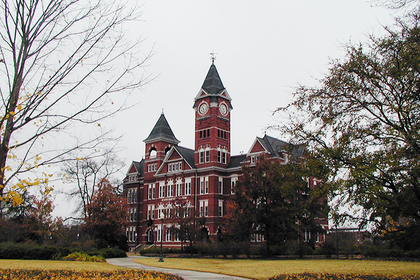
%> input picture HW7/samford.png, 420 x 280 px, shrunk from 768 x 512 before the run
$ octave HW7.m   (GNU Octave 9; MATLAB toolbox functions it lacks are replaced by stand-ins)
%> lines starting %> are read from the running program, lines starting %| are printed output that depends on the picture
### HW7/predictImage.m
function [errorImage, predictedImage] = predictImage(image, split)
%   split is [weight1, weight2]

predictedImage = zeros(size(image), 'double');
a = split(1);
b = split(2);

% NOTE: Function is undefined for m = 1 or n = 1 b/c (out of range)

for m = 2:size(image, 1)
    for n = 2:size(image,2)
        predictedImage(m, n) = a * image(m, n-1) + b * image(m-1, n);
    end
end

errorImage = image - predictedImage;

end

### HW7/HW7.m
clc; clear all; close all;
set(0, 'DefaultFigureColormap', gray(256))

image = imread('samford.png');
%> image is the input picture: size 280x420x3 uint8; mean R, G, B 147.4, 141.9, 136.3
imageGray = double(rgb2gray(image));
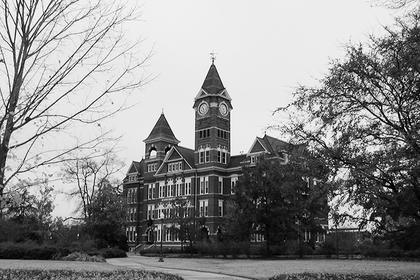
%> imageGray: size 280x420 double; min 0, max 255, mean 143

baseHistogram = hist(reshape(imageGray, 1, []), [-255:255]);
%> baseHistogram = 511 values, max 5924 at index 492, min 0 at index 1, mean 230.1
numPixels = sum(baseHistogram);
%> numPixels = 117600
pBase = baseHistogram ./ numPixels;
%> pBase = 511 values, max 0.0504 at index 492, min 0 at index 1, mean 0.00196
lBase = log2(pBase + eps);
%> lBase = 511 values, max -4.31 at index 492, min -52 at index 1, mean -30.2
entropyBase = -sum(pBase .* lBase)
%> entropyBase = 7.36

split1 = [0.5; 0.5];
[errorImage, predictedImage] = predictImage(imageGray, split1);
%> after the loop in predictImage, `for m = 2:size(image, 1)`:
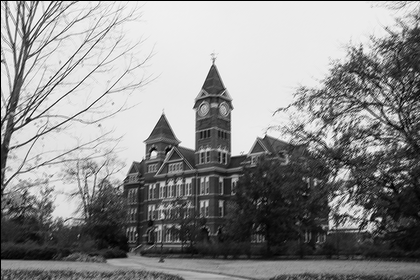
%> predictedImage: size 280x420 double; min 0, max 255, mean 142.1
%> in predictImage, `errorImage = image - predictedImage;`:
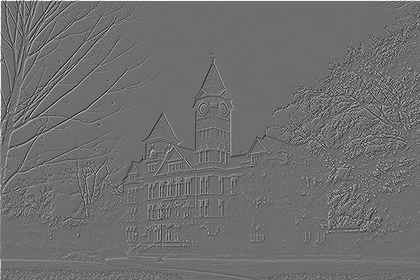
%> errorImage: size 280x420 double; min -195, max 254, mean 0.8; drawn with min black and max white

figure(1)
imagesc(imageGray);
title("Original Image");
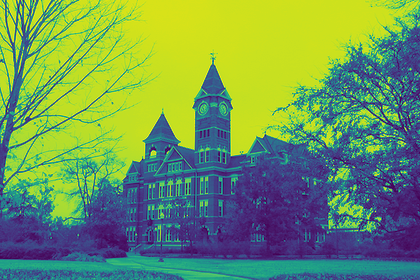
%> displayed picture: size 280x420x3, on the screen's scale of 0 to 255; mean R, G, B 112.6, 148.4, 91.8
figure(2)
imagesc(errorImage);
title("Prediction Error Image");
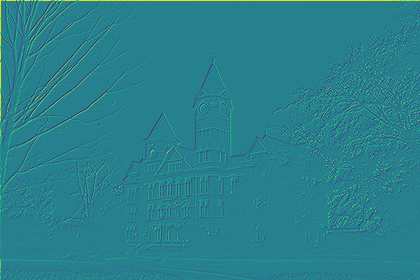
%> displayed picture: size 280x420x3, on the screen's scale of 0 to 255; mean R, G, B 40.5, 128.6, 140.4

e = reshape(errorImage, 1, []);
errorHistogram = hist(e, [-255:255]);
%> errorHistogram = 511 values, max 17785 at index 256, min 0 at index 1, mean 230.1

p1 = errorHistogram ./ numPixels;
%> p1 = 511 values, max 0.151 at index 256, min 0 at index 1, mean 0.00196
l1 = log2(p1 + eps);
%> l1 = 511 values, max -2.73 at index 256, min -52 at index 1, mean -18.07
entropy1 = -sum(p1 .* l1)
%> entropy1 = 6.2

figure(3)
plot(-255:255, errorHistogram);
title("Error Image Histogram");
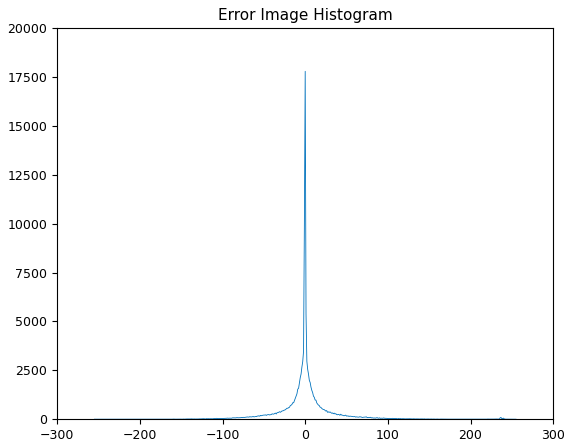
%> figure redrawn from the program's plot data; curve peaks at x = 0, y = 17785

split2 = [0.45; 0.55];
[errorImage2, ~] = predictImage(imageGray, split2);
e2 = reshape(errorImage2, 1, []);
hist2 = hist(e2, [-255:255]);
%> hist2 = 511 values, max 17516 at index 256, min 0 at index 1, mean 230.1
p2 = hist2 ./ numPixels;
%> p2 = 511 values, max 0.149 at index 256, min 0 at index 1, mean 0.00196
l2 = log2(p2 + eps);
%> l2 = 511 values, max -2.75 at index 256, min -52 at index 1, mean -18.14
entropy2 = -sum(p2 .* l2)
%> entropy2 = 6.21

split3 = [0.55; 0.45];
[errorImage3, ~] = predictImage(imageGray, split3);
e3 = reshape(errorImage3, 1, []);
hist3 = hist(e3, [-255:255]);
%> hist3 = 511 values, max 18361 at index 256, min 0 at index 1, mean 230.1
p3 = hist3 ./ numPixels;
%> p3 = 511 values, max 0.156 at index 256, min 0 at index 1, mean 0.00196
l3 = log2(p3 + eps);
%> l3 = 511 values, max -2.68 at index 256, min -52 at index 1, mean -18.12
entropy3 = -sum(p3 .* l3)
%> entropy3 = 6.2

%% Jpeg Compression

for i = 0:5:100
   filename = ['images/image_', num2str(i), '.jpg'];
   imwrite(uint8(imageGray), filename, 'jpg', 'Quality', i);
end

$ run again, with HW7/image20.png copied over HW7/samford.png
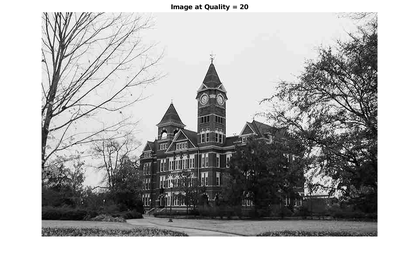
%> input picture HW7/image20.png, 420 x 264 px, shrunk from 964 x 605 before the run
%> image is the input picture: size 264x420x3 uint8; min 0, max 255, mean 178.3
%> baseHistogram = 511 values, max 33842 at index 511, min 0 at index 1, mean 217
%> numPixels = 110880
%> pBase = 511 values, max 0.305 at index 511, min 0 at index 1, mean 0.00196
%> lBase = 511 values, max -1.71 at index 511, min -52 at index 1, mean -30.44
%> entropyBase = 5.9
%> `title("Prediction Error Image");`:
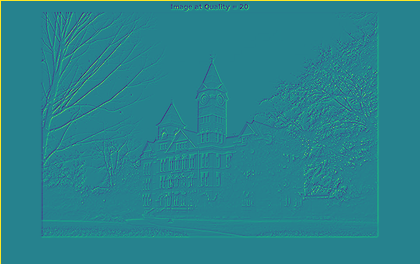
%> displayed picture: size 264x420x3, on the screen's scale of 0 to 255; mean R, G, B 40, 130.6, 140.7
%> errorHistogram = 511 values, max 46886 at index 256, min 0 at index 1, mean 217
%> p1 = 511 values, max 0.423 at index 256, min 0 at index 1, mean 0.00196
%> l1 = 511 values, max -1.24 at index 256, min -52 at index 1, mean -25.55
%> entropy1 = 4.85
%> `title("Error Image Histogram");`:
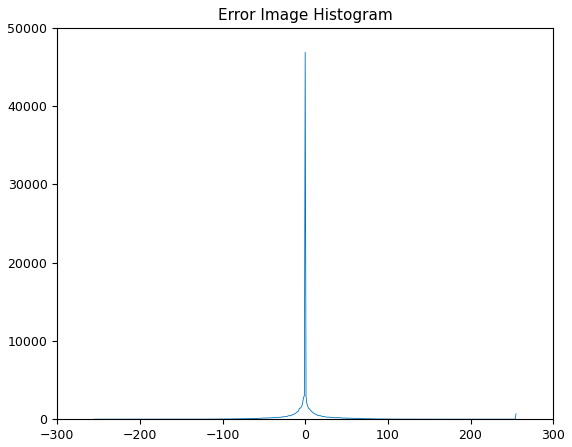
%> figure redrawn from the program's plot data; curve peaks at x = 0, y = 46886
%> hist2 = 511 values, max 46717 at index 256, min 0 at index 1, mean 217
%> p2 = 511 values, max 0.421 at index 256, min 0 at index 1, mean 0.00196
%> l2 = 511 values, max -1.25 at index 256, min -52 at index 1, mean -25.55
%> entropy2 = 4.86
%> hist3 = 511 values, max 46890 at index 256, min 0 at index 1, mean 217
%> p3 has the same summary as p1
%> l3 = 511 values, max -1.24 at index 256, min -52 at index 1, mean -25.46
%> entropy3 = 4.85
